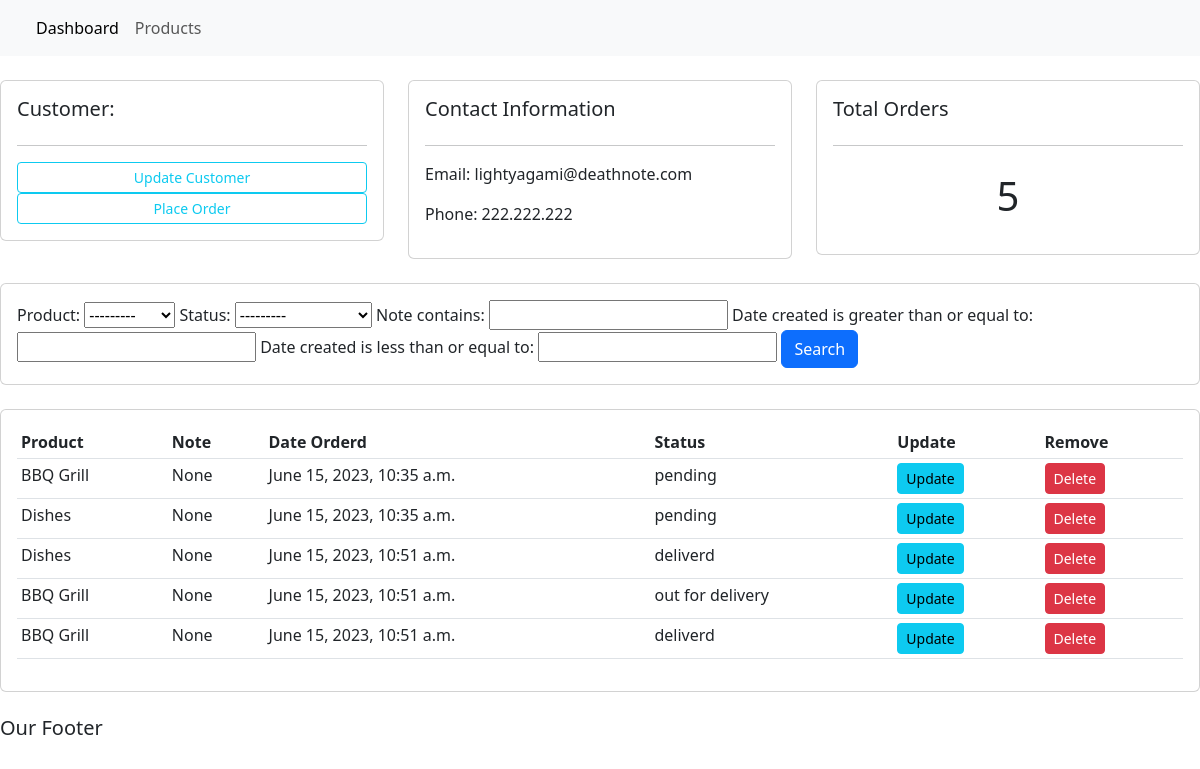
The app's page /customer/1/ with its own data.
### Accounts/models.py (models this page shows, shortened)
class Customer(models.Model):
    name = models.CharField(max_length = 200, null=True)
    phone = models.CharField(max_length = 200, null=True)
    email = models.CharField(max_length = 200, null=True)
    date_created = models.DateTimeField(auto_now_add=True)

class Order(models.Model):
    STATUS = (
        ('pending','pending'),
        ('out for delivery','out for delivery'),
        ('deliverd','deliverd'),
    )
    customer = models.ForeignKey(Customer, null=True, on_delete=models.SET_NULL)
    product = models.ForeignKey(Product, null=True, on_delete=models.SET_NULL)
    date_created = models.DateTimeField(auto_now_add=True)
    status = models.CharField(max_length=200,null=True,choices=STATUS)
    note = models.CharField(max_length=1000, null=True)

class Product(models.Model):
    CATEGORY =(
        ('indoor','indoor'),
        ('outdoor','outdoor'),
    )
    name = models.CharField(max_length = 200, null=True)
    price = models.FloatField(null=True)
    category = models.CharField(max_length = 200, null=True, choices= CATEGORY)
    description = models.CharField(max_length = 200, null=True, blank = True)
    date_created = models.DateTimeField(auto_now_add=True)
    tags = models.ManyToManyField(Tag)
    def __str__(self):
        return self.name

### Accounts/views.py (the view)
# urls.py: path('customer/<str:pk_test>/',views.customer,name='customer'),
def customer(request,pk_test):
    customer = Customer.objects.get(id=pk_test)
    orders = customer.order_set.all()
    order_count = orders.count()
    myFilter = OrderFilter(request.GET, queryset=orders)
    orders = myFilter.qs
    context = {'customer':customer,'orders':orders,'order_count':order_count,'myFilter':myFilter}
    return render(request,'Accounts/customer.html',context)

### Accounts/templates/Accounts/customer.html
{% extends 'Accounts/index.html'%}
{% block content %}
<br>
<div class="row">
	<div class="col-md">
		<div class="card card-body">
			<h5>Customer:</h5>
			<hr>
			<a class="btn btn-outline-info  btn-sm btn-block" href="">Update Customer</a>
			<a class="btn btn-outline-info  btn-sm btn-block" href="{% url 'create_order' customer.id %}">Place Order</a>
		</div>
	</div>
	<div class="col-md">
		<div class="card card-body">
			<h5>Contact Information</h5>
			<hr>
			<p>Email: {{customer.email}}</p>
			<p>Phone: {{customer.phone}}</p>
		</div>
	</div>
	<div class="col-md">
		<div class="card card-body">
			<h5>Total Orders</h5>
			<hr>
			<h1 style="text-align: center;padding: 10px">{{order_count}}</h1>
		</div>
	</div>
</div>
<br>
<div class="row">
	<div class="col">
		<div class="card card-body">
			<form method="get">
				{{myFilter.form}}
				<button class="btn btn-primary" type="submit"> Search</button>
			</form>
		</div>
	</div>
</div>
<br>
<div class="row">
	<div class="col-md">
		<div class="card card-body">
			<table class="table table-sm">
				<tr>
					<th>Product</th>
					<th>Note</th>
					<th>Date Orderd</th>
					<th>Status</th>
					<th>Update</th>
					<th>Remove</th>
				</tr>
				{% for order in orders %}
				<tr>
					<td>{{order.product}}</td>
					<td>{{order.note}}</td>
					<td>{{order.date_created}}</td>
					<td>{{order.status}}</td>
					<td><a class='btn btn-sm btn-info' href="{% url 'update_order' order.id%}">Update</a></td>
					<td><a class='btn btn-sm btn-danger' href="{% url 'delete_order' order.id%}">Delete</a></td>
				</tr>
				{% endfor %}
			</table>
		</div>
	</div>
</div>
{% endblock %}

### static/css/main.css (style rules this page uses)
body { background-color: #ebeff5; }

### records on screen
Customer: email "lightyagami@deathnote.com", phone "222.222.222"
Order: product "BBQ Grill", note "None", date_created "June 15, 2023, 10:35 a.m.", status "pending"
Order: product "Dishes", note "None", date_created "June 15, 2023, 10:35 a.m.", status "pending"
Order: product "Dishes", note "None", date_created "June 15, 2023, 10:51 a.m.", status "deliverd"
Order: product "BBQ Grill", note "None", date_created "June 15, 2023, 10:51 a.m.", status "out for delivery"
Order: product "BBQ Grill", note "None", date_created "June 15, 2023, 10:51 a.m.", status "deliverd"

### other values on screen
{{ order_count }} "5"
